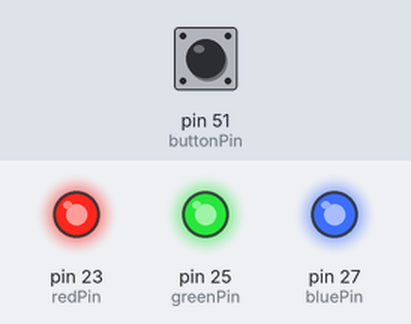
Bench run of a sketch on a simulated Arduino Mega 2560, built with avr-gcc and run on an emulated ATmega2560. Shown: output pins drawn as LEDs (lit = HIGH). The inputs (shaded band) are chosen by the test bench; at power-on: pin 51 (buttonPin) LOW.

Above: at 1.2 s.
1.3 s: pin 51 (buttonPin) pulled HIGH for 0.15 s
At 2.5 s:
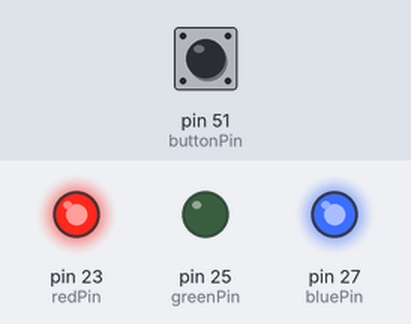
2.9 s: pin 51 (buttonPin) pulled HIGH for 1 s
At 3.9 s:
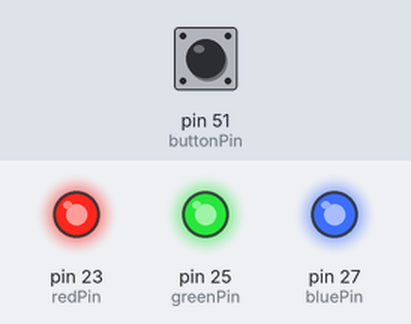
5.4 s: pin 51 (buttonPin) pulled HIGH for 3.2 s
At 5.8 s:
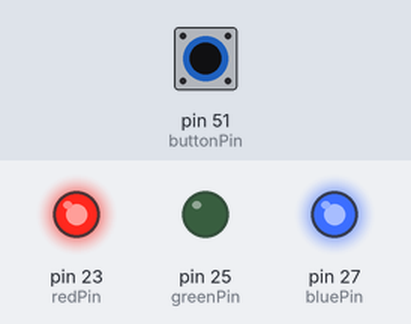
Timing chart, 0 to 8.4 s (numbered marks = the images above; inputs shaded):
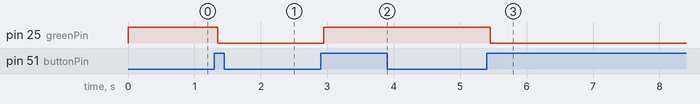

Measured:
- after the input at 1.3 s, pin 25 (greenPin): HIGH → LOW after 0.05 s
- after the input at 2.9 s, pin 25 (greenPin): LOW → HIGH after 0.05 s
- after the input at 5.4 s, pin 25 (greenPin): HIGH → LOW after 0.05 s

The sketch:

Button_Debounce.ino
```cpp
const int buttonPin = 51;    // the number of the pushbutton pin
int redPin = 23;      // the number of the LED pin
int greenPin =25;
int bluePin =27;
int setColor(int redValue, int greenValue, int blueValue) {
  analogWrite(redPin, redValue);
  analogWrite(greenPin, greenValue);
  analogWrite(bluePin, blueValue);
}
// Variables will change:
int ledState = setColor(255, 255, 255);        // the current state of the output pin
int buttonState;             // the current reading from the input pin
int lastButtonState = LOW;   // the previous reading from the input pin
unsigned long lastDebounceTime = 0;  // the last time the output pin was toggled
unsigned long debounceDelay = 50;    // the debounce time; increase if the output flickers

void setup() {
  pinMode(buttonPin, INPUT);
  pinMode(redPin, OUTPUT);
  pinMode(greenPin, OUTPUT);
  pinMode(bluePin, OUTPUT);

  // set initial LED state
  //digitalWrite(greenPin, ledState);
}

void loop() {
  int reading = digitalRead(buttonPin);
  if (reading != lastButtonState) {
    lastDebounceTime = millis();
  }

  if ((millis() - lastDebounceTime) > debounceDelay) {
    if (reading != buttonState) {
      buttonState = reading;
      if (buttonState == HIGH) {
        ledState = !ledState;
      }
    }
  }
  digitalWrite(greenPin, ledState);
  lastButtonState = reading;
}
```
